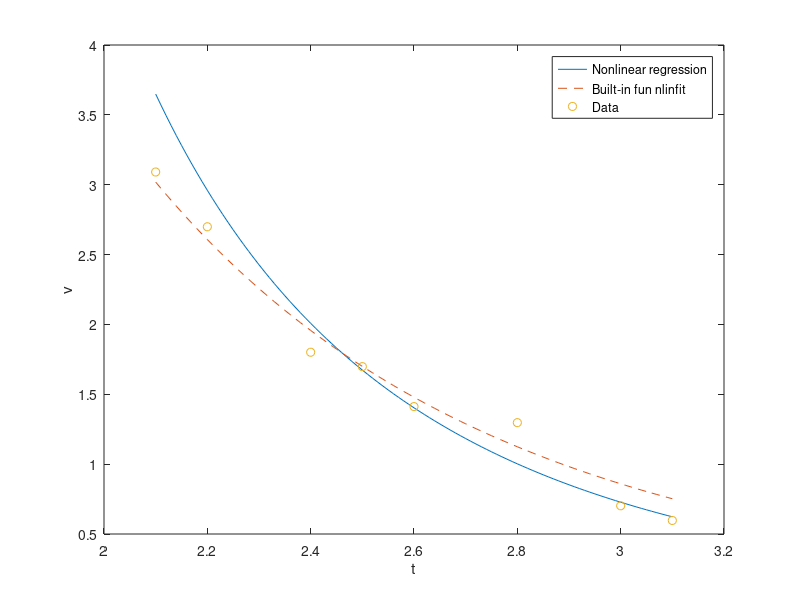

Write MATLAB code to recreate this figure.
% nonreg.m: nonlinear regression 
clear all; 
t  =  [2.1 2.2 2.4 2.5 2.6 2.8 3.0 3.1]; z  =  [min(t): 0.01:max(t)]; 
v  =  [3.091 2.699 1.801 1.698 1.412 1.297 0.702 0.597]; 
X  =  [exp(t); t.*exp(t)]'; Y  =  [1./v]'; 
C  =  inv(X'*X)*X'*Y; A  =  1/C(1), B  =  A*C(2) % regression by least squares 
yz  =  A*exp(-z)./(1 + B*z); 
f  =  @(D,t) D(1)*exp(-t)./(1 + D(2)*t); % model to be used in the built-in function nlinfit 
D0  =  [1 1]'; % initial guess for parameter vector 
D  =  nlinfit(t,v,f,D0); % use of built-in function nlinfit 
plot(z,yz,z,f(D,z),'--',t,v,'o'), xlabel('t'), ylabel('v') 
legend('Nonlinear regression','Built-in fun nlinfit','Data','location', 'best')  
